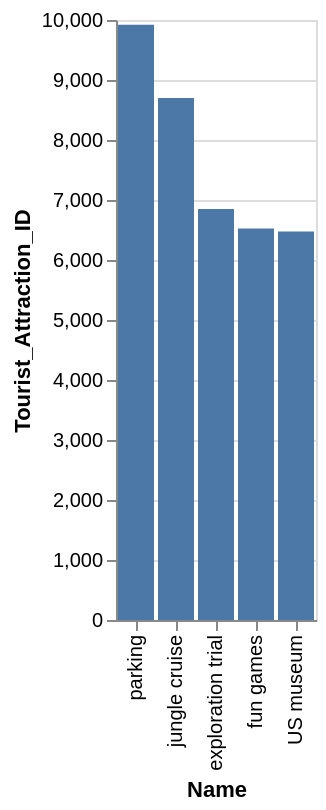

Source (Vega-Lite JSON):
### Vega-Lite specification from a JSON file in a GitHub repository (floating-point values rounded to 4 significant figures)
{"data": {"values": [{"x_data": "parking", "y_data": 9919}, {"x_data": "jungle cruise", "y_data": 8698}, {"x_data": "exploration trial", "y_data": 6852}, {"x_data": "fun games", "y_data": 6523}, {"x_data": "US museum", "y_data": 6476}]}, "mark": "bar", "encoding": {"x": {"field": "x_data", "type": "nominal", "title": "Name", "sort": {"op": "sum", "field": "y_data", "order": "descending"}}, "y": {"field": "y_data", "type": "quantitative", "title": "Tourist_Attraction_ID"}}}
